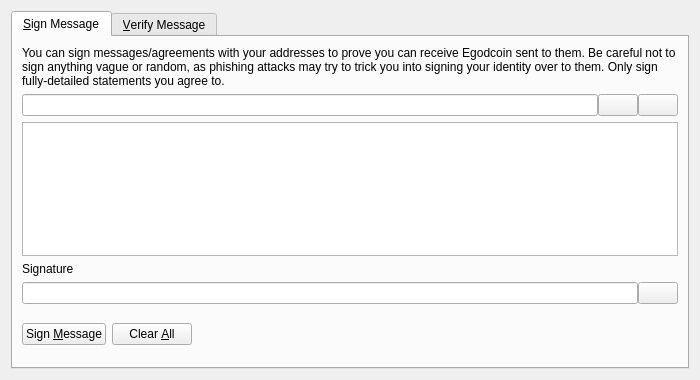
<?xml version="1.0" encoding="UTF-8"?>
<ui version="4.0">
 <class>SignVerifyMessageDialog</class>
 <widget class="QDialog" name="SignVerifyMessageDialog">
  <property name="geometry">
   <rect>
    <x>0</x>
    <y>0</y>
    <width>700</width>
    <height>380</height>
   </rect>
  </property>
  <property name="windowTitle">
   <string>Signatures - Sign / Verify a Message</string>
  </property>
  <property name="modal">
   <bool>true</bool>
  </property>
  <layout class="QVBoxLayout" name="verticalLayout">
   <item>
    <widget class="QTabWidget" name="tabWidget">
     <property name="currentIndex">
      <number>0</number>
     </property>
     <widget class="QWidget" name="tabSignMessage">
      <attribute name="title">
       <string>&amp;Sign Message</string>
      </attribute>
      <layout class="QVBoxLayout" name="verticalLayout_SM">
       <item>
        <widget class="QLabel" name="infoLabel_SM">
         <property name="text">
          <string>You can sign messages/agreements with your addresses to prove you can receive Egodcoin sent to them. Be careful not to sign anything vague or random, as phishing attacks may try to trick you into signing your identity over to them. Only sign fully-detailed statements you agree to.</string>
         </property>
         <property name="textFormat">
          <enum>Qt::PlainText</enum>
         </property>
         <property name="wordWrap">
          <bool>true</bool>
         </property>
        </widget>
       </item>
       <item>
        <layout class="QHBoxLayout" name="horizontalLayout_1_SM">
         <property name="spacing">
          <number>0</number>
         </property>
         <item>
          <widget class="QValidatedLineEdit" name="addressIn_SM">
           <property name="toolTip">
            <string>The Egodcoin address to sign the message with</string>
           </property>
          </widget>
         </item>
         <item>
          <widget class="QPushButton" name="addressBookButton_SM">
           <property name="toolTip">
            <string>Choose previously used address</string>
           </property>
           <property name="text">
            <string/>
           </property>
           <property name="shortcut">
            <string>Alt+A</string>
           </property>
           <property name="autoDefault">
            <bool>false</bool>
           </property>
          </widget>
         </item>
         <item>
          <widget class="QPushButton" name="pasteButton_SM">
           <property name="toolTip">
            <string>Paste address from clipboard</string>
           </property>
           <property name="text">
            <string/>
           </property>
           <property name="shortcut">
            <string>Alt+P</string>
           </property>
           <property name="autoDefault">
            <bool>false</bool>
           </property>
          </widget>
         </item>
        </layout>
       </item>
       <item>
        <widget class="QPlainTextEdit" name="messageIn_SM">
         <property name="toolTip">
          <string>Enter the message you want to sign here</string>
         </property>
        </widget>
       </item>
       <item>
        <widget class="QLabel" name="signatureLabel_SM">
         <property name="text">
          <string>Signature</string>
         </property>
         <property name="textFormat">
          <enum>Qt::PlainText</enum>
         </property>
        </widget>
       </item>
       <item>
        <layout class="QHBoxLayout" name="horizontalLayout_2_SM">
         <property name="spacing">
          <number>0</number>
         </property>
         <item>
          <widget class="QLineEdit" name="signatureOut_SM">
           <property name="font">
            <font>
             <italic>true</italic>
            </font>
           </property>
           <property name="readOnly">
            <bool>true</bool>
           </property>
          </widget>
         </item>
         <item>
          <widget class="QPushButton" name="copySignatureButton_SM">
           <property name="toolTip">
            <string>Copy the current signature to the system clipboard</string>
           </property>
           <property name="text">
            <string/>
           </property>
           <property name="autoDefault">
            <bool>false</bool>
           </property>
          </widget>
         </item>
        </layout>
       </item>
       <item>
        <layout class="QHBoxLayout" name="horizontalLayout_3_SM">
         <item>
          <widget class="QPushButton" name="signMessageButton_SM">
           <property name="toolTip">
            <string>Sign the message to prove you own this Egodcoin address</string>
           </property>
           <property name="text">
            <string>Sign &amp;Message</string>
           </property>
           <property name="autoDefault">
            <bool>false</bool>
           </property>
          </widget>
         </item>
         <item>
          <widget class="QPushButton" name="clearButton_SM">
           <property name="toolTip">
            <string>Reset all sign message fields</string>
           </property>
           <property name="text">
            <string>Clear &amp;All</string>
           </property>
           <property name="autoDefault">
            <bool>false</bool>
           </property>
          </widget>
         </item>
         <item>
          <spacer name="horizontalSpacer_1_SM">
           <property name="orientation">
            <enum>Qt::Horizontal</enum>
           </property>
           <property name="sizeHint" stdset="0">
            <size>
             <width>40</width>
             <height>48</height>
            </size>
           </property>
          </spacer>
         </item>
         <item>
          <widget class="QLabel" name="statusLabel_SM">
           <property name="font">
            <font>
             <weight>75</weight>
             <bold>true</bold>
            </font>
           </property>
           <property name="text">
            <string/>
           </property>
           <property name="wordWrap">
            <bool>true</bool>
           </property>
          </widget>
         </item>
         <item>
          <spacer name="horizontalSpacer_2_SM">
           <property name="orientation">
            <enum>Qt::Horizontal</enum>
           </property>
           <property name="sizeHint" stdset="0">
            <size>
             <width>40</width>
             <height>48</height>
            </size>
           </property>
          </spacer>
         </item>
        </layout>
       </item>
      </layout>
     </widget>
     <widget class="QWidget" name="tabVerifyMessage">
      <attribute name="title">
       <string>&amp;Verify Message</string>
      </attribute>
      <layout class="QVBoxLayout" name="verticalLayout_VM">
       <item>
        <widget class="QLabel" name="infoLabel_VM">
         <property name="text">
          <string>Enter the receiver's address, message (ensure you copy line breaks, spaces, tabs, etc. exactly) and signature below to verify the message. Be careful not to read more into the signature than what is in the signed message itself, to avoid being tricked by a man-in-the-middle attack. Note that this only proves the signing party receives with the address, it cannot prove sendership of any transaction!</string>
         </property>
         <property name="textFormat">
          <enum>Qt::PlainText</enum>
         </property>
         <property name="alignment">
          <set>Qt::AlignLeading|Qt::AlignLeft|Qt::AlignTop</set>
         </property>
         <property name="wordWrap">
          <bool>true</bool>
         </property>
        </widget>
       </item>
       <item>
        <layout class="QHBoxLayout" name="horizontalLayout_1_VM">
         <property name="spacing">
          <number>0</number>
         </property>
         <item>
          <widget class="QValidatedLineEdit" name="addressIn_VM">
           <property name="toolTip">
            <string>The Egodcoin address the message was signed with</string>
           </property>
          </widget>
         </item>
         <item>
          <widget class="QPushButton" name="addressBookButton_VM">
           <property name="toolTip">
            <string>Choose previously used address</string>
           </property>
           <property name="text">
            <string/>
           </property>
           <property name="shortcut">
            <string>Alt+A</string>
           </property>
           <property name="autoDefault">
            <bool>false</bool>
           </property>
          </widget>
         </item>
        </layout>
       </item>
       <item>
        <widget class="QPlainTextEdit" name="messageIn_VM"/>
       </item>
       <item>
        <widget class="QValidatedLineEdit" name="signatureIn_VM"/>
       </item>
       <item>
        <layout class="QHBoxLayout" name="horizontalLayout_2_VM">
         <item>
          <widget class="QPushButton" name="verifyMessageButton_VM">
           <property name="toolTip">
            <string>Verify the message to ensure it was signed with the specified Egodcoin address</string>
           </property>
           <property name="text">
            <string>Verify &amp;Message</string>
           </property>
           <property name="autoDefault">
            <bool>false</bool>
           </property>
          </widget>
         </item>
         <item>
          <widget class="QPushButton" name="clearButton_VM">
           <property name="toolTip">
            <string>Reset all verify message fields</string>
           </property>
           <property name="text">
            <string>Clear &amp;All</string>
           </property>
           <property name="autoDefault">
            <bool>false</bool>
           </property>
          </widget>
         </item>
         <item>
          <spacer name="horizontalSpacer_1_VM">
           <property name="orientation">
            <enum>Qt::Horizontal</enum>
           </property>
           <property name="sizeHint" stdset="0">
            <size>
             <width>40</width>
             <height>48</height>
            </size>
           </property>
          </spacer>
         </item>
         <item>
          <widget class="QLabel" name="statusLabel_VM">
           <property name="font">
            <font>
             <weight>75</weight>
             <bold>true</bold>
            </font>
           </property>
           <property name="text">
            <string/>
           </property>
           <property name="wordWrap">
            <bool>true</bool>
           </property>
          </widget>
         </item>
         <item>
          <spacer name="horizontalSpacer_2_VM">
           <property name="orientation">
            <enum>Qt::Horizontal</enum>
           </property>
           <property name="sizeHint" stdset="0">
            <size>
             <width>40</width>
             <height>48</height>
            </size>
           </property>
          </spacer>
         </item>
        </layout>
       </item>
      </layout>
     </widget>
    </widget>
   </item>
  </layout>
 </widget>
 <customwidgets>
  <customwidget>
   <class>QValidatedLineEdit</class>
   <extends>QLineEdit</extends>
   <header>qvalidatedlineedit.h</header>
  </customwidget>
 </customwidgets>
 <resources>
  <include location="../egodcoin.qrc"/>
 </resources>
 <connections/>
</ui>
